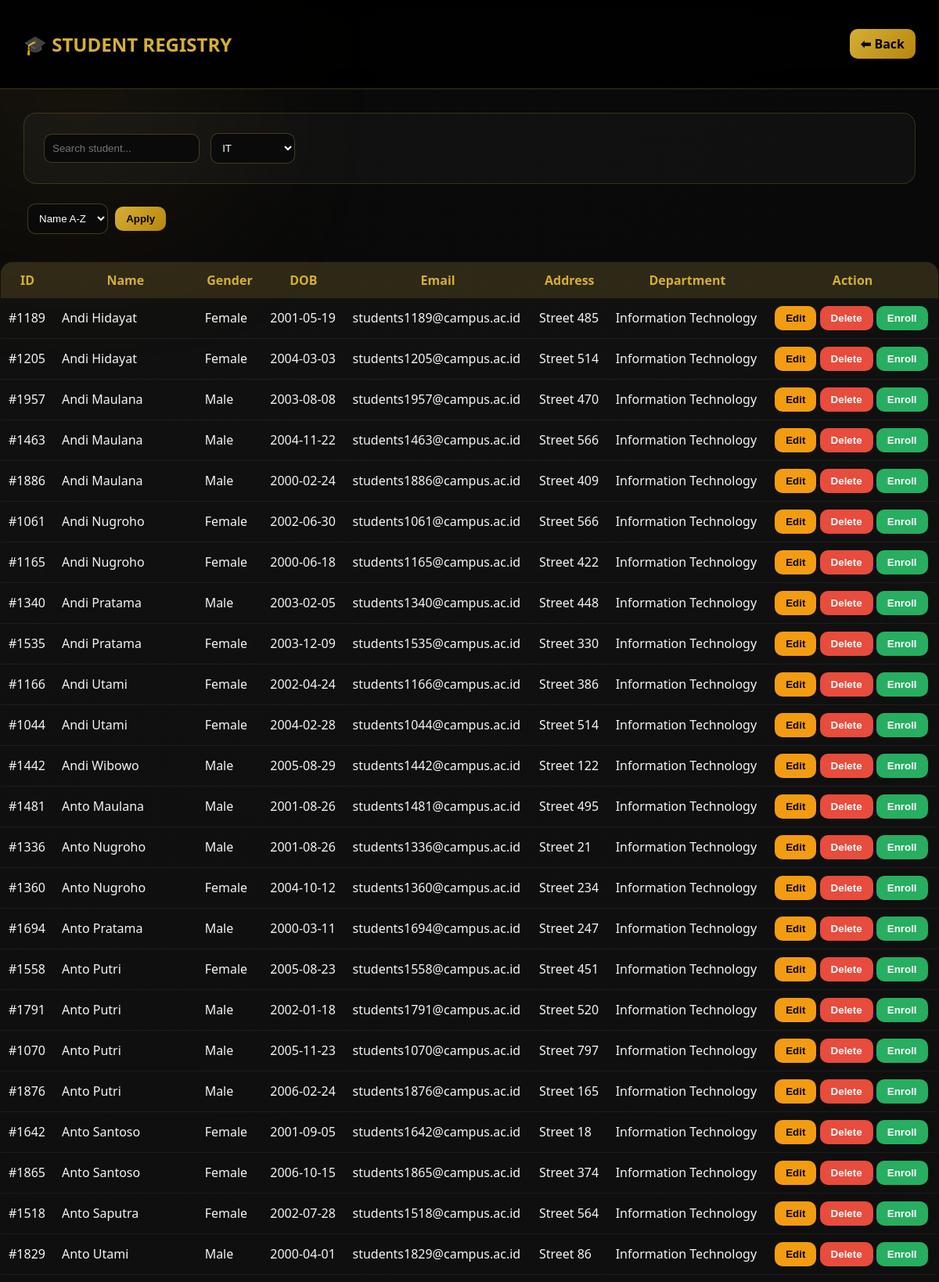
The page /students.php?dept=4 (upper part) on the database its author committed.
### tables this page shows
CREATE TABLE `student` (
  `student_id` int(11) NOT NULL,
  `student_name` varchar(100) DEFAULT NULL,
  `gender` varchar(10) DEFAULT NULL,
  `date_of_birth` date DEFAULT NULL,
  `email` varchar(100) DEFAULT NULL,
  `address` varchar(150) DEFAULT NULL,
  `department_id` int(11) DEFAULT NULL
);

CREATE TABLE `department` (
  `department_id` int(11) NOT NULL,
  `department_name` varchar(100) DEFAULT NULL,
  `faculty_name` varchar(100) DEFAULT NULL
);

### students.php (the view, shortened to what this page needs)
<?php
include 'config.php';
$where = "WHERE 1=1";
if(!empty($_GET['dept'])){
    $dept = $_GET['dept'];
    $where .= " AND s.department_id = '$dept'";
}
$sort = "s.student_name ASC";
$query = "
SELECT s.*, d.department_name
FROM student s
JOIN department d ON s.department_id = d.department_id
$where
ORDER BY $sort
";
$result = mysqli_query($conn, $query);
?>
<!DOCTYPE html>
<html>
<head>
</head>
<body>
<div class="header">
    <h2>🎓 STUDENT REGISTRY</h2>
    <a class="btn back-btn" href="index.php">⬅ Back</a>
</div>
<div class="container">
<div class="filter-box">
<form method="GET">
<input type="text" name="search" placeholder="Search student..."
value="<?php echo isset($_GET['search']) ? $_GET['search'] : ''; ?>"
<div class="select-wrapper">
<select name="dept">
    <option value="4" <?= (isset($_GET['dept']) && $_GET['dept']==4)?'selected':'' ?>>IT</option>
</select>
</div>
<select name="sort">
<option value="name_asc">Name A-Z</option>
</select>
<button class="btn apply-btn">Apply</button>
</div>
<table>
<tr>
<th>ID</th>
<th>Name</th>
<th>Gender</th>
<th>DOB</th>
<th>Email</th>
<th>Address</th>
<th>Department</th>
<th>Action</th>
</tr>
<?php while($row = mysqli_fetch_assoc($result)){ ?>
<tr>
<td>#<?= $row['student_id']; ?></td>
<td><?= $row['student_name']; ?></td>
<td><?= $row['gender']; ?></td>
<td><?= $row['date_of_birth']; ?></td>
<td><?= $row['email']; ?></td>
<td><?= $row['address']; ?></td>
<td><?= $row['department_name']; ?></td>
<td>
<a href="edit_student.php?id=<?= $row['student_id']; ?>">
<button class="btn edit">Edit</button>
</a>
<a href="?delete=<?= $row['student_id']; ?>"
onclick="return confirm('Delete this student?')">
<button class="btn delete">Delete</button>
</a>
<a href="enroll_student.php?id=<?= $row['student_id']; ?>">
<button class="btn" style="background:#27ae60;color:white;">Enroll</button>
</a>
</td>
</tr>
<?php } ?>
</table>
</body>
</html>

### students.php (style rules this page uses)
body { margin:0; font-family:'Segoe UI', sans-serif; background: radial-gradient(circle at top, #0a0a0a, #000); color:#f5f5f5; }
body::before { content:""; position:fixed; width:500px; height:500px; background:radial-gradient(circle, rgba(212,175,55,0.08), transparent); top:-150px; left:-150px; filter:blur(80px); z-index:-1; }
.header { display:flex; justify-content:space-between; align-items:center; padding:20px 30px; background:rgba(0,0,0,0.9); border-bottom:1px solid rgba(212,175,55,0.3); backdrop-filter:blur(10px); }
.header h2 { color:#d4af37; }
.btn { padding:8px 14px; border-radius:10px; border:none; cursor:pointer; font-weight:bold; transition:0.3s; }
.back-btn { background:linear-gradient(135deg,#d4af37,#b8860b); color:black; text-decoration:none; }
.container { padding:30px; }
.filter-box { background:rgba(255,255,255,0.03); border:1px solid rgba(212,175,55,0.2); padding:20px; border-radius:16px; margin-bottom:20px; }
input, select { padding:10px; margin:5px; border-radius:10px; border:1px solid rgba(212,175,55,0.3); background:#0a0a0a; color:white; }
.apply-btn { background:linear-gradient(135deg,#d4af37,#b8860b); color:black; }
table { width:100%; border-collapse:collapse; background:rgba(255,255,255,0.03); border:1px solid rgba(212,175,55,0.2); border-radius:16px; overflow:hidden; }
th { background:rgba(212,175,55,0.15); color:#d4af37; padding:12px; }
td { padding:10px; border-bottom:1px solid rgba(255,255,255,0.05); }
.edit { background:#f39c12; color:black; }
.delete { background:#e74c3c; color:white; }

### rows shown on the page
student: student_id "1189", student_name "Andi Hidayat", gender "Female", date_of_birth "2001-05-19", email "students1189@campus.ac.id", address "Street 485", department.department_name "Information Technology"
student: student_id "1205", student_name "Andi Hidayat", gender "Female", date_of_birth "2004-03-03", email "students1205@campus.ac.id", address "Street 514", department.department_name "Information Technology"
student: student_id "1957", student_name "Andi Maulana", gender "Male", date_of_birth "2003-08-08", email "students1957@campus.ac.id", address "Street 470", department.department_name "Information Technology"
student: student_id "1463", student_name "Andi Maulana", gender "Male", date_of_birth "2004-11-22", email "students1463@campus.ac.id", address "Street 566", department.department_name "Information Technology"
student: student_id "1886", student_name "Andi Maulana", gender "Male", date_of_birth "2000-02-24", email "students1886@campus.ac.id", address "Street 409", department.department_name "Information Technology"
student: student_id "1061", student_name "Andi Nugroho", gender "Female", date_of_birth "2002-06-30", email "students1061@campus.ac.id", address "Street 566", department.department_name "Information Technology"
student: student_id "1165", student_name "Andi Nugroho", gender "Female", date_of_birth "2000-06-18", email "students1165@campus.ac.id", address "Street 422", department.department_name "Information Technology"
student: student_id "1340", student_name "Andi Pratama", gender "Male", date_of_birth "2003-02-05", email "students1340@campus.ac.id", address "Street 448", department.department_name "Information Technology"
student: student_id "1535", student_name "Andi Pratama", gender "Female", date_of_birth "2003-12-09", email "students1535@campus.ac.id", address "Street 330", department.department_name "Information Technology"
student: student_id "1166", student_name "Andi Utami", gender "Female", date_of_birth "2002-04-24", email "students1166@campus.ac.id", address "Street 386", department.department_name "Information Technology"
student: student_id "1044", student_name "Andi Utami", gender "Female", date_of_birth "2004-02-28", email "students1044@campus.ac.id", address "Street 514", department.department_name "Information Technology"
student: student_id "1442", student_name "Andi Wibowo", gender "Male", date_of_birth "2005-08-29", email "students1442@campus.ac.id", address "Street 122", department.department_name "Information Technology"
student: student_id "1481", student_name "Anto Maulana", gender "Male", date_of_birth "2001-08-26", email "students1481@campus.ac.id", address "Street 495", department.department_name "Information Technology"
student: student_id "1336", student_name "Anto Nugroho", gender "Male", date_of_birth "2001-08-26", email "students1336@campus.ac.id", address "Street 21", department.department_name "Information Technology"
student: student_id "1360", student_name "Anto Nugroho", gender "Female", date_of_birth "2004-10-12", email "students1360@campus.ac.id", address "Street 234", department.department_name "Information Technology"
student: student_id "1694", student_name "Anto Pratama", gender "Male", date_of_birth "2000-03-11", email "students1694@campus.ac.id", address "Street 247", department.department_name "Information Technology"
student: student_id "1558", student_name "Anto Putri", gender "Female", date_of_birth "2005-08-23", email "students1558@campus.ac.id", address "Street 451", department.department_name "Information Technology"
student: student_id "1791", student_name "Anto Putri", gender "Male", date_of_birth "2002-01-18", email "students1791@campus.ac.id", address "Street 520", department.department_name "Information Technology"
student: student_id "1070", student_name "Anto Putri", gender "Male", date_of_birth "2005-11-23", email "students1070@campus.ac.id", address "Street 797", department.department_name "Information Technology"
student: student_id "1876", student_name "Anto Putri", gender "Male", date_of_birth "2006-02-24", email "students1876@campus.ac.id", address "Street 165", department.department_name "Information Technology"
student: student_id "1642", student_name "Anto Santoso", gender "Female", date_of_birth "2001-09-05", email "students1642@campus.ac.id", address "Street 18", department.department_name "Information Technology"
student: student_id "1865", student_name "Anto Santoso", gender "Female", date_of_birth "2006-10-15", email "students1865@campus.ac.id", address "Street 374", department.department_name "Information Technology"
student: student_id "1518", student_name "Anto Saputra", gender "Female", date_of_birth "2002-07-28", email "students1518@campus.ac.id", address "Street 564", department.department_name "Information Technology"
student: student_id "1829", student_name "Anto Utami", gender "Male", date_of_birth "2000-04-01", email "students1829@campus.ac.id", address "Street 86", department.department_name "Information Technology"
